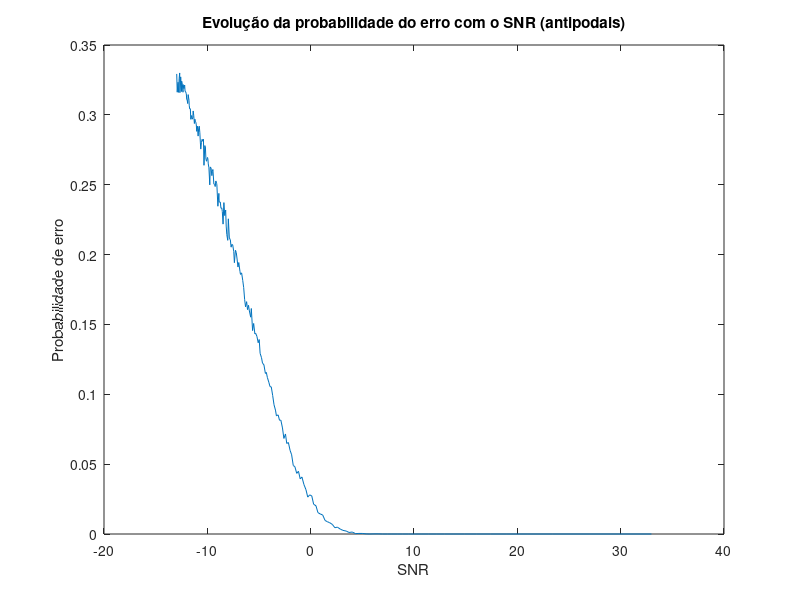

Reproduce this figure in MATLAB.
% clear
% clc
% close all
% 
% kk=0:19;
% k0=sin(2*pi*(1/40)*kk');
% % plot(kk,k0)
% 
% k1=-k0;
% km0=k0-mean(k0);
% ke0=km0/sqrt(km0'*km0);
% ke1=-ke0;
% 
% kd0 = flip(k0);
% kd1 = flip(k1);
% 
% strM=rand(10000,1)>0.5;
% kM=2*strM-1;
% 
% kS=zeros(200000,1);
% for nn=1:10000
%    
%         qStart = 1+20*(nn-1);
%         qEnd=qStart+19;
%         kS(qStart:qEnd)=kM(nn)*ke1;
% end

%% Aps 

clear
clc
%close all

kk=0:19;
k0=sin(2*pi*(1/40)*kk');
k1=-k0;

%% c)

km0=k0-mean(k0);
%bm0=km0';
kE0=km0/(sqrt(km0'*km0));

%% d) 

kE1=-kE0;

%sinal de média nula, inversos com centro em 0

%% e) Verificar se sao antipodais - os sinais têm sentidos opostos

ap = kE1'*kE0;

%% f) Filtros adaptados Kd0 e Kd1

kd0= flip(k0);
kd1= flip(k1);

%% String binária aleatória 10000 elementos

strM = rand(10000, 1) > 0.5 ;%10k linhas, 1 coluna
kM=2*strM-1; %Codificação com 1 e -1

%% Construir kS, sinal emitido com 10000*20 amostras

kS=zeros(200000,1);

for nn=1:10000
    qStart=1+20*(nn-1);
    qEnd=qStart+19; %20 casas
    kS(qStart:qEnd)=kM(nn)*kE0; %Põe a ondula correspondente em kS
end
alpha=linspace(0,1,200);
for i=1:length(alpha)-1
    kNoise = alpha(i)*randn(200000,1); %construção do vector de ruido gaussiano

    %% Sinal recebido, que vai ser o sinal a saida do receptor
    kR = kS + kNoise;

    %% String estimada a partir de kR

    kE0=conv(kR,kd0);
    kE1=conv(kR,kd1);
    kMe=0*kM;

    for nn=1:10000
        ee=nn*20;
        if(kE0(ee)>kE1(ee))
            kMe(nn)=1;
        else
            kMe(nn)=-1;
        end
    end
    %% relaçao sinal ruido      
    %0 erros > 8 dbs 
    %5000 < -20dbs

    wS=kS'*kS;
    wN=kNoise'*kNoise;
    snrDbs(i)=10*log10(wS/wN);

    P(i)=sum(kM~=kMe)/10000;

end
%% 
figure()
plot(snrDbs,P);
title('Evolução da probabilidade do erro com o SNR (antipodais)')
xlabel('SNR')
ylabel('Probabilidade de erro')
    

 


